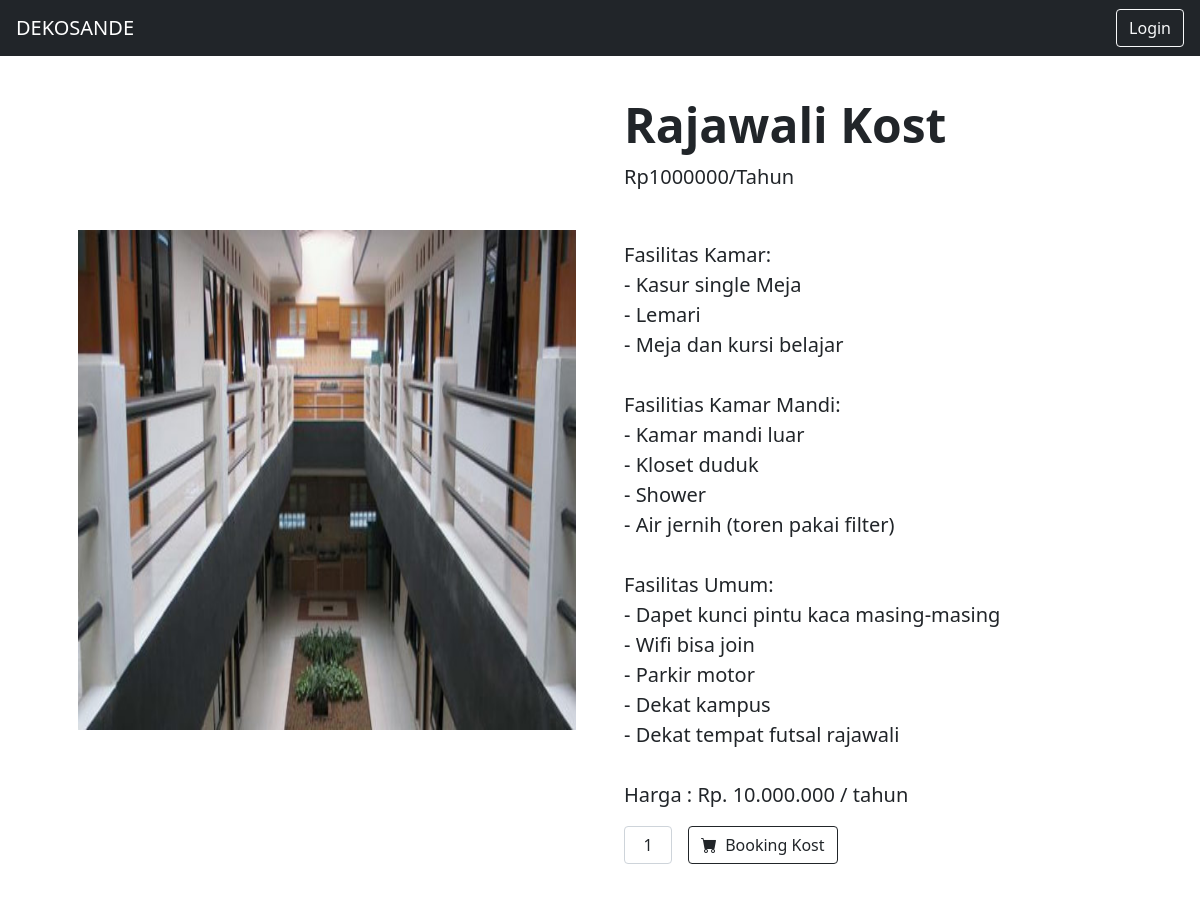
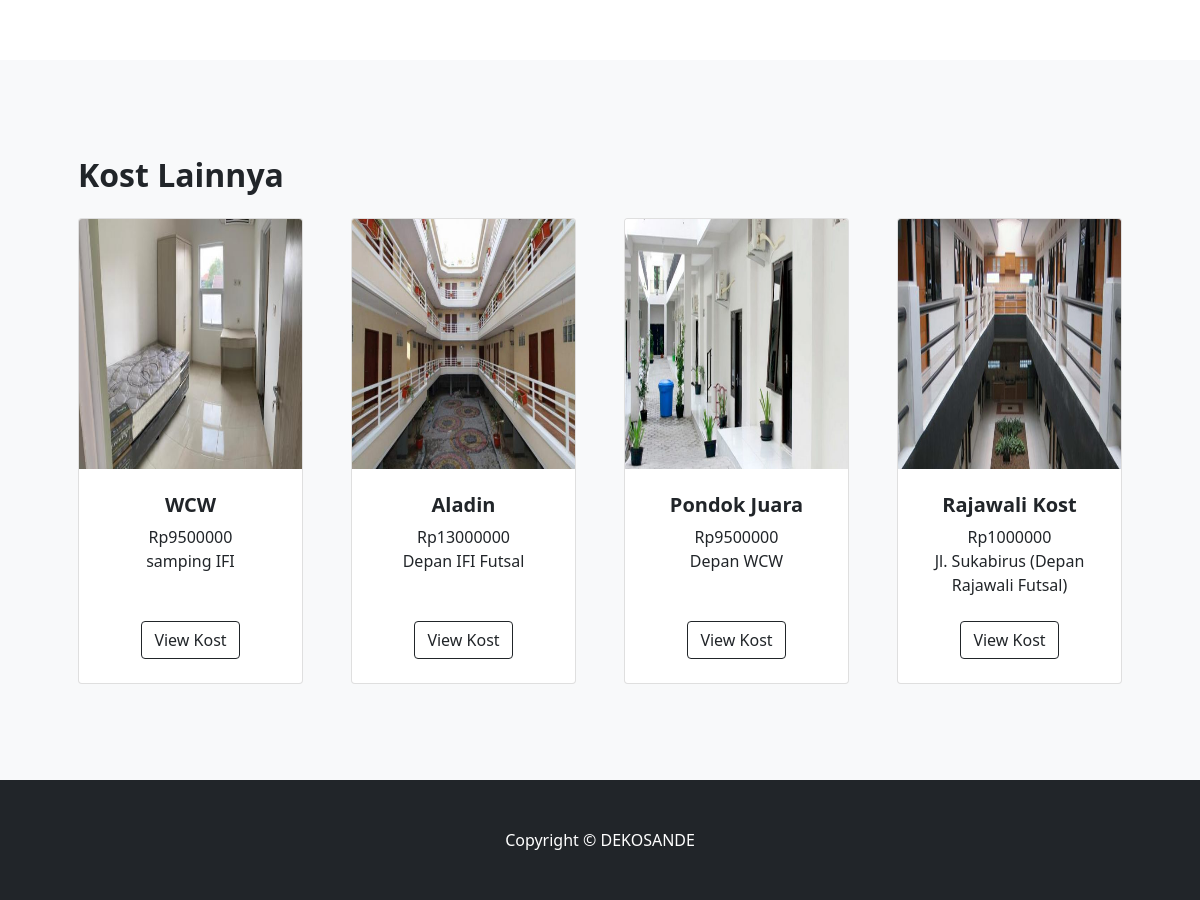
/index.php/KostController/data_kost_id/18, run on the app's committed database (2 pictures, top to bottom).
### tables this page shows
CREATE TABLE `kos` (
  `idKos` int(11) NOT NULL,
  `namaKos` varchar(30) NOT NULL,
  `jenisKos` tinyint(1) NOT NULL,
  `hargaKos` int(8) NOT NULL,
  `alamatKos` varchar(100) NOT NULL,
  `deskripsi` text NOT NULL,
  `nama_file` varchar(50) NOT NULL,
  `NIK` varchar(16) NOT NULL
);

### application/controllers/KostController.php (called while the page is built, shortened)
<?php
class KostController extends CI_Controller {
    public function __construct()
    {
        $this->load->helper('form');
        $this->load->model('KostModel');
    }
    public function data_kost_id($idKos)
    {
        $data['main_view'] = 'KosView';
        $data['user'] = $this->KostModel->getKostbyId($idKos);
        $data['kos'] = $this->KostModel->getAllKost();
        $this->load->view('PageView', $data);
    }
}

### index.php (called while the page is built, shortened)
<?php
require_once BASEPATH.'core/CodeIgniter.php';

### application/models/KostModel.php (called while the page is built, shortened)
<?php
class KostModel extends CI_Model {
    public function getAllKost()
    {
        return $this->db->select('*')
                        ->from('kos')
                        ->get()->result_array();
    }
    public function getKostbyId($idKos)
    {
        $query = $this->db->query("SELECT * FROM kos WHERE idKos= '$idKos' ");
        return $query->row();
    }
}

### application/views/KosView.php (the view, shortened to what this page needs)
<div>
    <section class="py-5">
        <div class="container px-4 px-lg-5 my-5">
            <div class="row gx-4 gx-lg-5 align-items-center">
                <div class="col-md-6" >
                    <img style="height: 500px;" class="d-block w-100" src="<?= base_url('asset/upload/'.$user->nama_file) ?>" alt="First slide">
                </div>
                <div class="col-md-6">
                    <h1 class="display-5 fw-bolder"><?= $user->namaKos ?></h1>
                    <div class="fs-5 mb-5">
                        <span>Rp<?= $user->hargaKos ?>/Tahun</span>
                    </div>
                    <p class="lead"><?= $user->deskripsi?></p>
                    <div class="d-flex">
                        <input class="form-control text-center me-3" id="inputQuantity" type="num" value="1" style="max-width: 3rem" />
                        <button class="btn btn-outline-dark flex-shrink-0" type="button" onclick="document.location.href='<?= site_url('BookingController/input_booking/'.$user->idKos) ?>'">
                            <i class="bi-cart-fill me-1"></i>
                            Booking Kost
                        </button>
                    </div>
                </div>
            </div>
        </div>
    </section>
    <section class="py-5 bg-light">
        <div class="container px-4 px-lg-5 mt-5">
            <h2 class="fw-bolder mb-4">Kost Lainnya</h2>
            <div class="row gx-4 gx-lg-5 row-cols-2 row-cols-md-3 row-cols-xl-4 justify-content-center">
                <?php
                    $i = 1;
                    foreach($kos as $data) {
                        echo '
                            <div class="col mb-5">
                                <div class="card h-100">
                                    <img style="height: 250px;" class="card-img-top" src="'.base_url('asset/upload/'.$data['nama_file']).'" alt="..." />
                                    <div class="card-body p-4">
                                        <div class="text-center">
                                            <h5 class="fw-bolder"> '.$data["namaKos"].' </h5>
                                            Rp'.$data["hargaKos"].'<br>
                                            '.$data["alamatKos"].'
                                        </div>
                                    </div>
                                    <div class="card-footer p-4 pt-0 border-top-0 bg-transparent">
                                        <div class="text-center"><a class="btn btn-outline-dark mt-auto" href="'.site_url('KostController/data_kost_id/'.$data["idKos"]).'">View Kost</a></div>
                                    </div>
                                </div>
                            </div>
                        ';
                        if ($i++ == 4) break;
                    }
                ?>
            </div>
        </div>
    </section>
</div>

### data on the page
kos: nama_file (picture), namaKos "Rajawali Kost", hargaKos "1000000", deskripsi "Fasilitas Kamar: - Kasur single Meja - Lemari - Meja dan kursi belajar Fasilitias Kamar Mandi: - Kamar mandi luar - Kloset duduk - Shower - Air jernih (toren pakai filter) Fasilitas Umum: - Dapet kunci pintu kaca masing-masing - Wifi bisa join - Parkir motor - Dekat kampus - Dekat tempat futsal rajawali Harga : Rp. 10.000.000 / tahun", alamatKos "Jl. Sukabirus (Depan Rajawali Futsal)"
kos: nama_file (picture), namaKos "WCW", hargaKos "9500000", alamatKos "samping IFI"
kos: nama_file (picture), namaKos "Aladin", hargaKos "13000000", alamatKos "Depan IFI Futsal"
kos: nama_file (picture), namaKos "Pondok Juara", hargaKos "9500000", alamatKos "Depan WCW"
